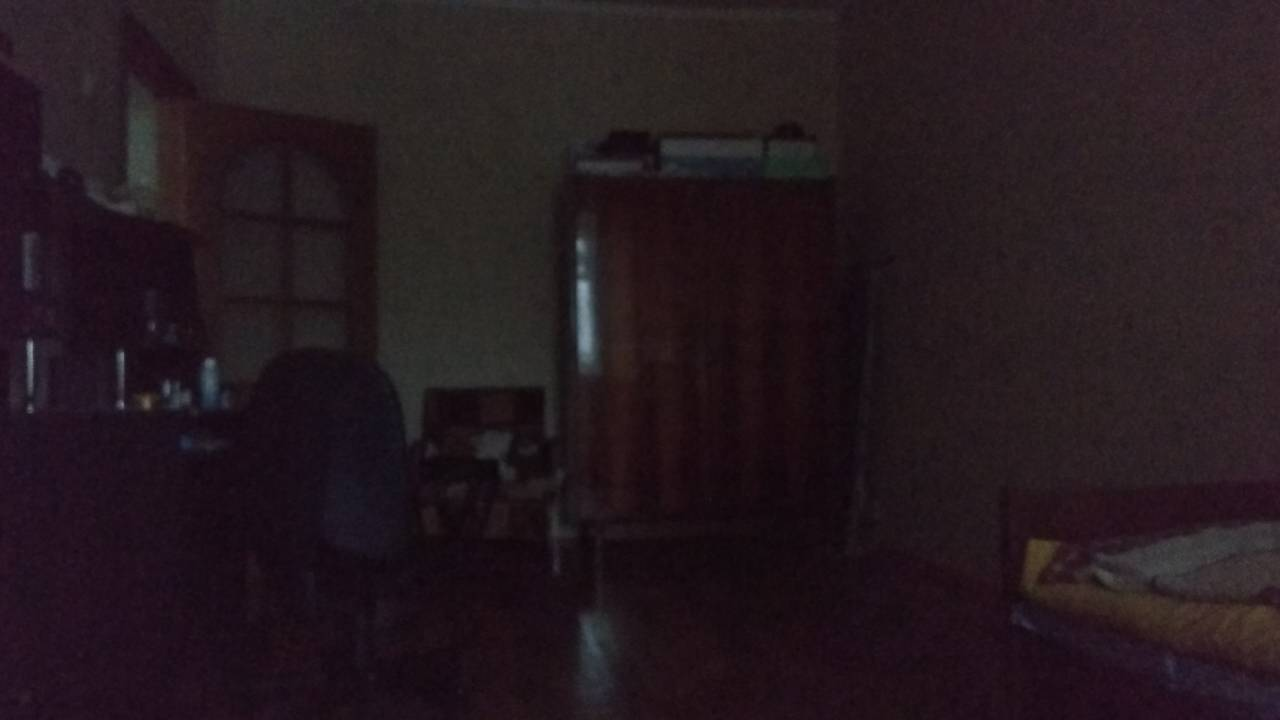
#> input picture src/2.jpg, 1280 x 720 px
$ python '2 linear.py'
#> lines starting #> are read from the running program, lines starting #| are printed output that depends on the picture
### hist.py
from matplotlib import pyplot
import cv2
from sys import argv


def draw_hist(img):
    color = ('r', 'g', 'b')
    for i, col in enumerate(color):
        hist = cv2.calcHist([img], [i], None, [256], [0, 256])
        pyplot.plot(hist, color=col)
        pyplot.xlim([0, 256])
    pyplot.show()


# [2 lines that do not run on import are left out]

### 2 linear.py
import cv2
import numpy as np
from hist import draw_hist

img = cv2.imread('src/2.jpg') * 1.0
alpha, betta = 2, 1.0
img[:, :, :] *= alpha
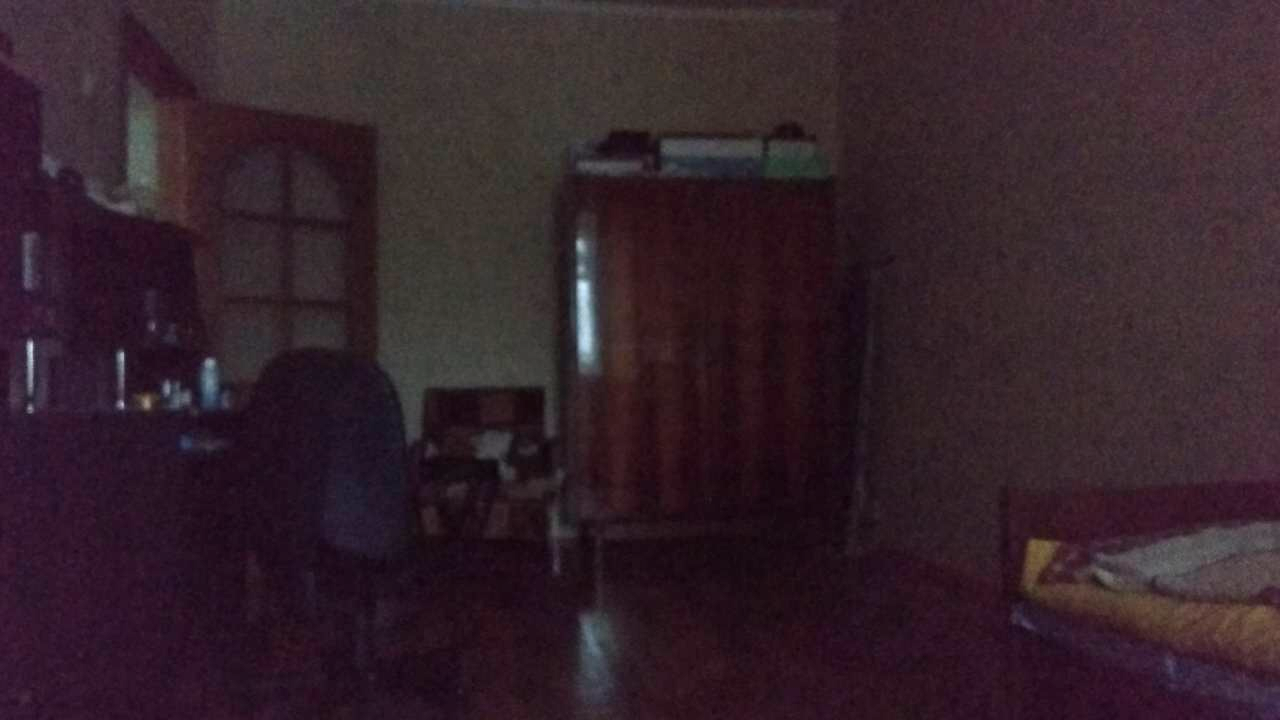
#> img: shape (720, 1280, 3) float64; mean B, G, R 61, 50, 73.1; drawn with min black and max white
img[:, :, :] += betta

img = np.array(img, dtype='float64').astype('uint8')
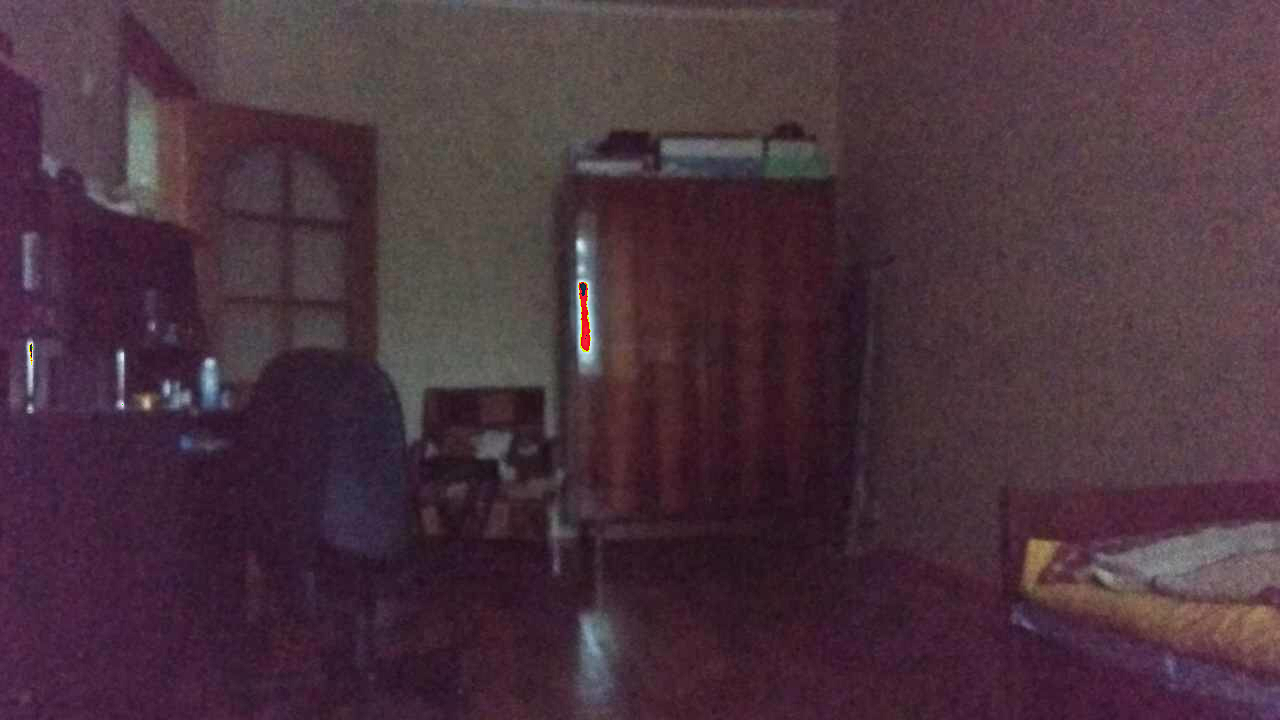
#> img: shape (720, 1280, 3); mean B, G, R 61.8, 50.9, 74.1
cv2.imwrite('trgt/2 new.jpg', img)

draw_hist(img)
#> in draw_hist, `pyplot.show()`:
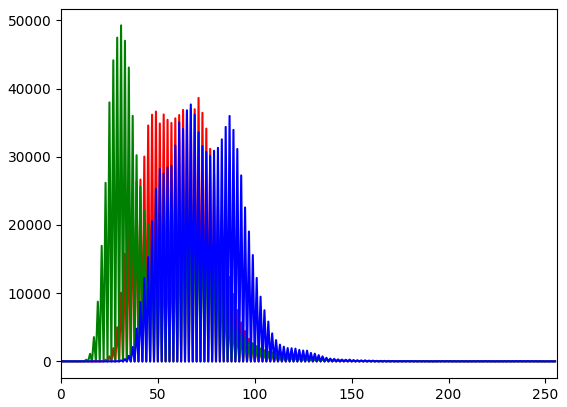
#> figure drawn by matplotlib, 1 panel; curve peaks at x = 71, y = 38636; curve peaks at x = 31, y = 49264; curve peaks at x = 67, y = 37671

$ run again, with src/1.jpg copied over src/2.jpg
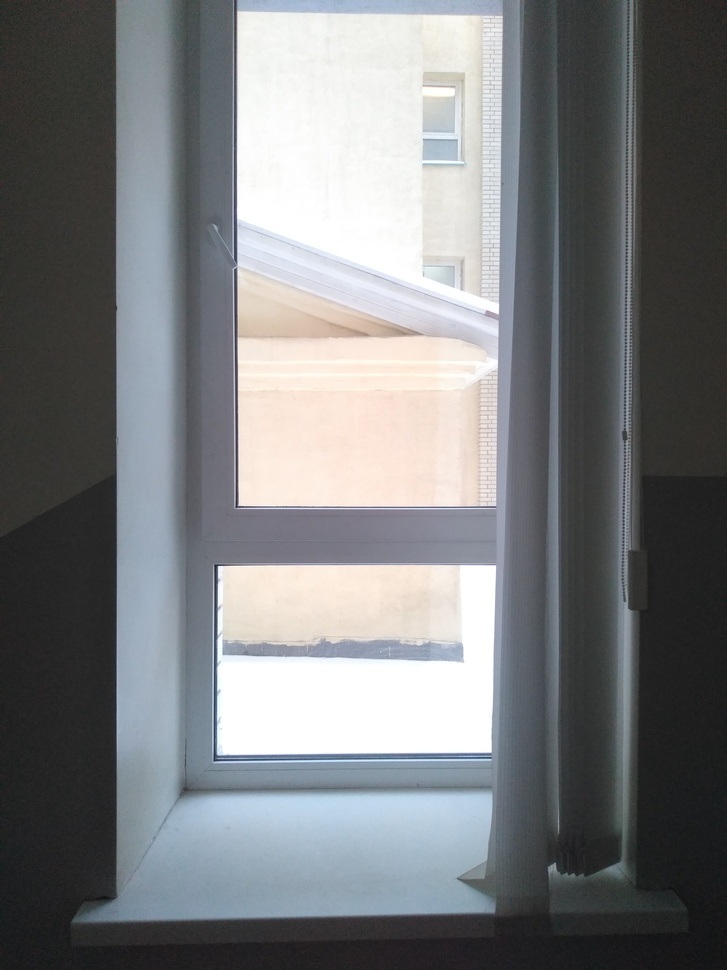
#> input picture src/1.jpg, 727 x 970 px, shrunk from 3120 x 4160 before the run
#> `img = np.array(img, dtype='float64').astype('uint8')`:
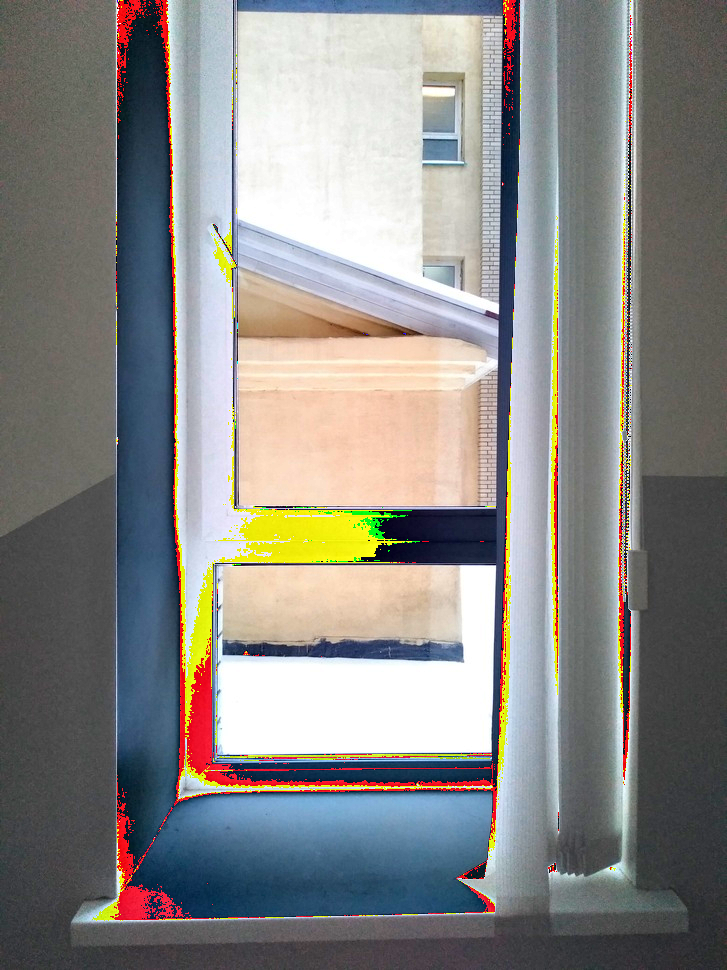
#> img: shape (970, 727, 3); mean B, G, R 133, 135.5, 136.5
#> in draw_hist, `pyplot.show()`:
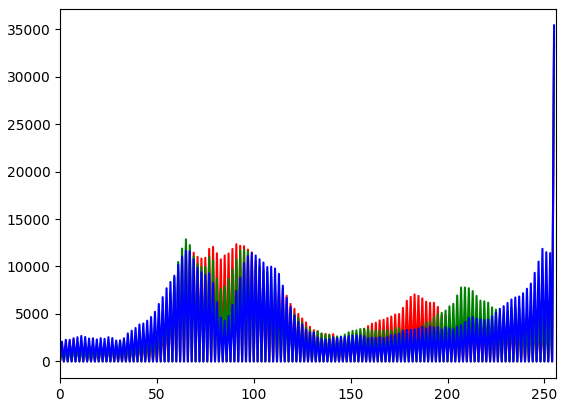
#> figure drawn by matplotlib, 1 panel; curve peaks at x = 255, y = 34042; curve peaks at x = 255, y = 33453; curve peaks at x = 255, y = 35401

$ run again, with src/3.jpg copied over src/2.jpg
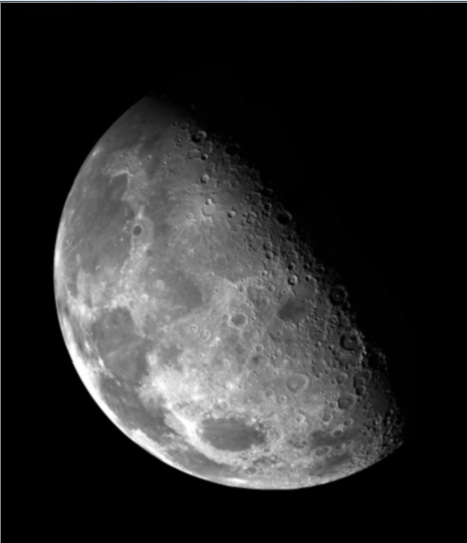
#> input picture src/3.jpg, 467 x 543 px
#> `img = np.array(img, dtype='float64').astype('uint8')`:
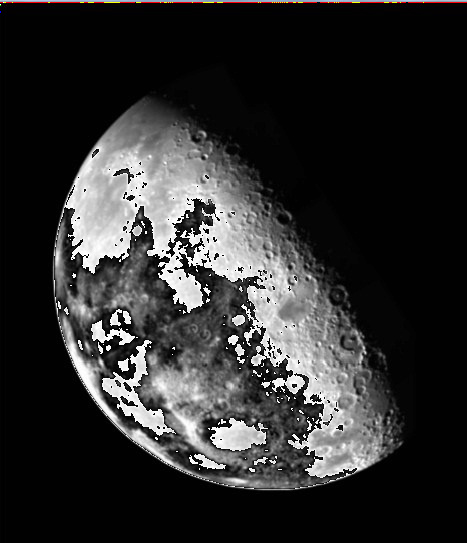
#> img: shape (543, 467, 3); mean B, G, R 46.4, 46.4, 46.6
#> in draw_hist, `pyplot.show()`:
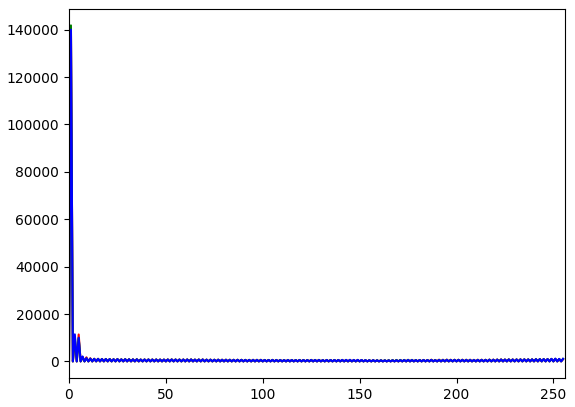
#> figure drawn by matplotlib, 1 panel; curve peaks at x = 1, y = 140717; curve peaks at x = 1, y = 141801; curve peaks at x = 1, y = 140004
